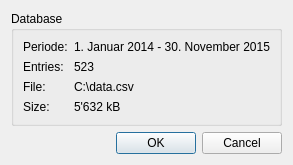
<?xml version="1.0" encoding="UTF-8"?>
<ui version="4.0">
 <class>Dialog</class>
 <widget class="QDialog" name="Dialog">
  <property name="geometry">
   <rect>
    <x>0</x>
    <y>0</y>
    <width>262</width>
    <height>150</height>
   </rect>
  </property>
  <property name="windowTitle">
   <string>Dialog</string>
  </property>
  <layout class="QVBoxLayout" name="verticalLayout">
   <item>
    <widget class="QGroupBox" name="groupBox">
     <property name="title">
      <string>Database</string>
     </property>
     <layout class="QGridLayout" name="gridLayout">
      <item row="2" column="2">
       <widget class="QLabel" name="label_4">
        <property name="text">
         <string>C:\data.csv</string>
        </property>
       </widget>
      </item>
      <item row="1" column="2">
       <widget class="QLabel" name="label_2">
        <property name="text">
         <string>523</string>
        </property>
       </widget>
      </item>
      <item row="1" column="0">
       <widget class="QLabel" name="label">
        <property name="sizePolicy">
         <sizepolicy hsizetype="Fixed" vsizetype="Preferred">
          <horstretch>0</horstretch>
          <verstretch>0</verstretch>
         </sizepolicy>
        </property>
        <property name="text">
         <string>Entries:</string>
        </property>
       </widget>
      </item>
      <item row="2" column="0">
       <widget class="QLabel" name="label_3">
        <property name="sizePolicy">
         <sizepolicy hsizetype="Fixed" vsizetype="Preferred">
          <horstretch>0</horstretch>
          <verstretch>0</verstretch>
         </sizepolicy>
        </property>
        <property name="text">
         <string>File:</string>
        </property>
       </widget>
      </item>
      <item row="3" column="0">
       <widget class="QLabel" name="label_5">
        <property name="text">
         <string>Size:</string>
        </property>
       </widget>
      </item>
      <item row="3" column="2">
       <widget class="QLabel" name="label_6">
        <property name="text">
         <string>5'632 kB</string>
        </property>
       </widget>
      </item>
      <item row="0" column="0">
       <widget class="QLabel" name="label_7">
        <property name="text">
         <string>Periode:</string>
        </property>
       </widget>
      </item>
      <item row="0" column="2">
       <widget class="QLabel" name="label_8">
        <property name="text">
         <string>1. Januar 2014 - 30. November 2015</string>
        </property>
       </widget>
      </item>
     </layout>
    </widget>
   </item>
   <item>
    <widget class="QDialogButtonBox" name="buttonBox">
     <property name="orientation">
      <enum>Qt::Horizontal</enum>
     </property>
     <property name="standardButtons">
      <set>QDialogButtonBox::Cancel|QDialogButtonBox::Ok</set>
     </property>
    </widget>
   </item>
  </layout>
 </widget>
 <resources/>
 <connections>
  <connection>
   <sender>buttonBox</sender>
   <signal>accepted()</signal>
   <receiver>Dialog</receiver>
   <slot>accept()</slot>
   <hints>
    <hint type="sourcelabel">
     <x>248</x>
     <y>254</y>
    </hint>
    <hint type="destinationlabel">
     <x>157</x>
     <y>274</y>
    </hint>
   </hints>
  </connection>
  <connection>
   <sender>buttonBox</sender>
   <signal>rejected()</signal>
   <receiver>Dialog</receiver>
   <slot>reject()</slot>
   <hints>
    <hint type="sourcelabel">
     <x>316</x>
     <y>260</y>
    </hint>
    <hint type="destinationlabel">
     <x>286</x>
     <y>274</y>
    </hint>
   </hints>
  </connection>
 </connections>
</ui>
